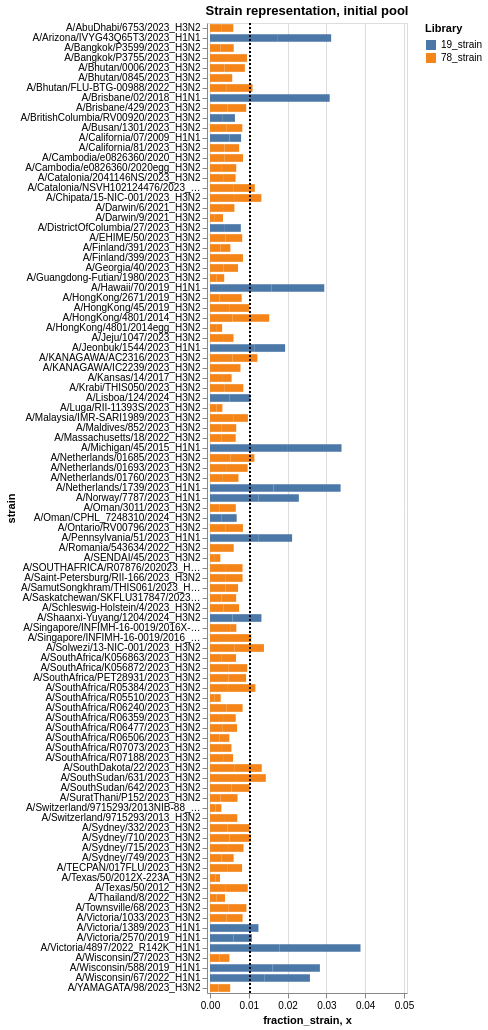

The notebook cell saved with this chart:
### Markdown cell above
## Visualize barcode- and strain-level balancing in the current pool

### Code cell
# Plot the current fraction of each strain in the pool
strains_chart = (
    alt.Chart(mean_single_well)
    .encode(
        alt.X(
            "fraction_strain",
            scale=alt.Scale(nice=False, padding=3, domain = (0, 0.05)),
        ),
        alt.Y("strain"),
        alt.Color("library", legend=alt.Legend(title="Library")),
        tooltip = ['strain', 'fraction_strain', 'est_tcid50'],
    )
).mark_bar(height={"band": 0.85}).properties(
        height=alt.Step(10),
        width=250,
        title="",
    ).properties(
        height = alt.Step(10),
        width = 200,
        title = "Strain representation, initial pool")

# add veritcal line where we would expect equal representation of all barcodes in pool
expected_line = alt.Chart(
    pd.DataFrame({'x': [1/97]})
).mark_rule(strokeDash = [2,2], strokeWidth = 2).encode(x = 'x')

(strains_chart + expected_line).save(filepath_prefix + "/non-pipeline_analyses/library_pooling/figures/repool_strains_chart.png")
#make a .csv with these fractions
mean_single_well.to_csv(filepath_prefix + "/non-pipeline_analyses/library_pooling/results/repool_strain_representation_A2_B2.csv", index=False)

# plot both barcode counts and expected line
strains_chart + expected_line

### Figure 1 — Vega-Lite specification as saved in the notebook (floating-point values rounded to 4 significant figures; data arrays with more than 128 entries replaced by an {"elided": "..."} marker saying what was removed)
{"config": {"view": {"continuousWidth": 300, "continuousHeight": 300}}, "layer": [{"data": {"name": "data-e8129a2f04e7f921339504e689092e3f"}, "mark": {"type": "bar", "height": {"band": 0.85}}, "encoding": {"color": {"field": "library", "legend": {"title": "Library"}, "type": "nominal"}, "tooltip": [{"field": "strain", "type": "nominal"}, {"field": "fraction_strain", "type": "quantitative"}, {"field": "est_tcid50", "type": "quantitative"}], "x": {"field": "fraction_strain", "scale": {"domain": [0, 0.05], "nice": false, "padding": 3}, "type": "quantitative"}, "y": {"field": "strain", "type": "nominal"}}, "title": "Strain representation, initial pool"}, {"data": {"name": "data-bcda890c11688d181041d0179ab4514b"}, "mark": {"type": "rule", "strokeDash": [2, 2], "strokeWidth": 2}, "encoding": {"x": {"field": "x", "type": "quantitative"}}}], "height": {"step": 10}, "width": 200, "$schema": "https://vega.github.io/schema/vega-lite/v5.16.3.json", "datasets": {"data-e8129a2f04e7f921339504e689092e3f": {"elided": "194 records"}, "data-bcda890c11688d181041d0179ab4514b": [{"x": 0.01031}]}}
